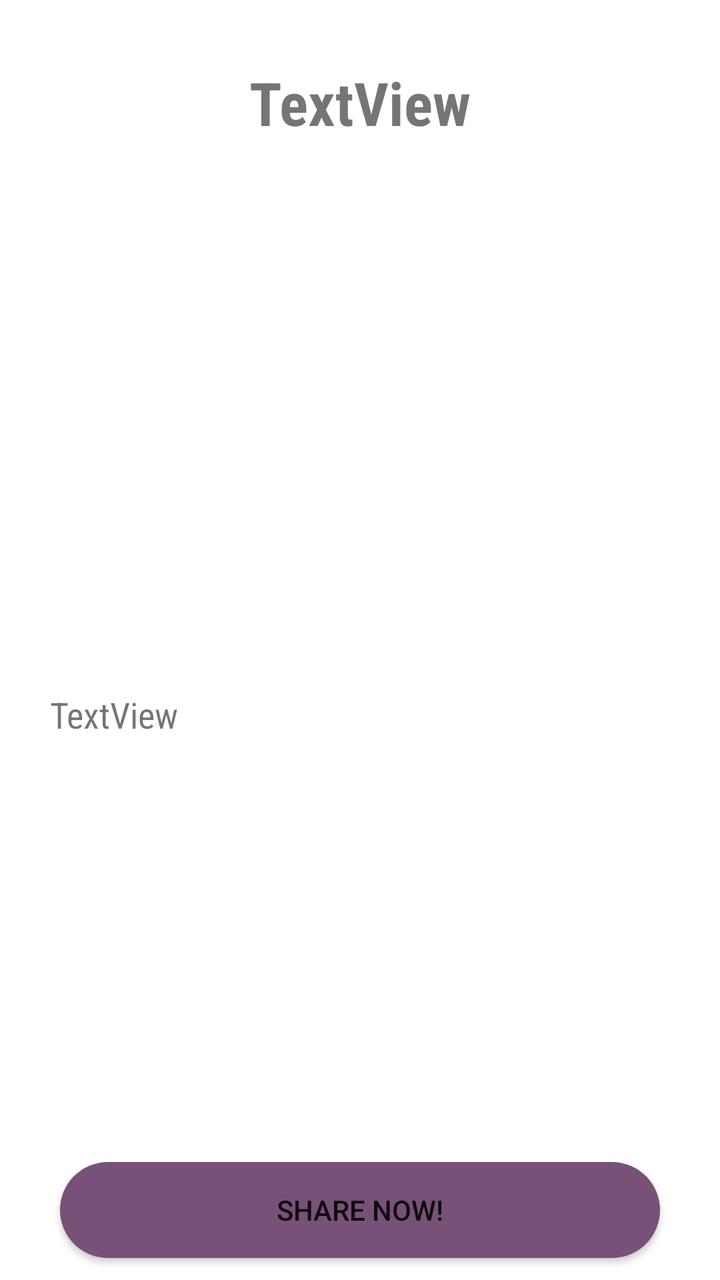
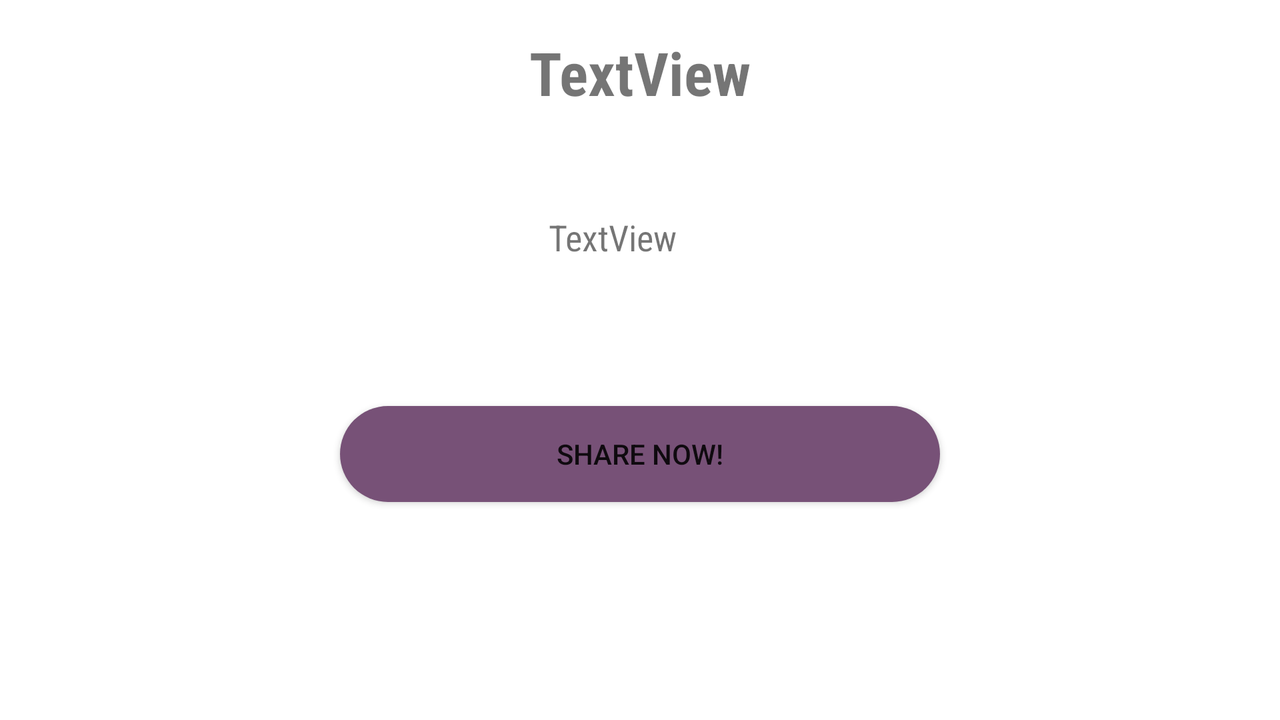

First picture: res/layout/ on a phone held upright. Second picture: the repository's own variant of that layout, on a device whose configuration matches the variant's folder. Source for both follows.
<!-- AndroidManifest.xml: application theme AppTheme -->
<!-- res/layout/activity_detail_penyanyi.xml -->
<?xml version="1.0" encoding="utf-8"?>
<androidx.constraintlayout.widget.ConstraintLayout xmlns:android="http://schemas.android.com/apk/res/android"
    xmlns:app="http://schemas.android.com/apk/res-auto"
    xmlns:tools="http://schemas.android.com/tools"
    android:layout_width="match_parent"
    android:layout_height="match_parent"
    tools:context=".DetailPenyanyi">

    <TextView
        android:id="@+id/title"
        android:layout_width="0dp"
        android:layout_height="wrap_content"
        android:layout_marginStart="10dp"
        android:layout_marginTop="16dp"
        android:layout_marginEnd="10dp"
        android:layout_marginBottom="4dp"
        android:gravity="center"
        android:text="@string/textview"
        android:fontFamily="sans-serif-condensed"
        android:textSize="30sp"
        android:textStyle="bold"
        app:layout_constraintBottom_toTopOf="@+id/imageView"
        app:layout_constraintEnd_toEndOf="parent"
        app:layout_constraintHorizontal_bias="1.0"
        app:layout_constraintStart_toStartOf="parent"
        app:layout_constraintTop_toTopOf="parent" />


    <com.google.android.material.imageview.ShapeableImageView
        android:id="@+id/imageView"
        android:layout_width="200dp"
        android:layout_height="200dp"
        android:layout_marginStart="24dp"
        android:layout_marginTop="90dp"
        android:layout_marginEnd="24dp"
        android:scaleType="fitXY"
        app:layout_constraintEnd_toEndOf="parent"
        app:layout_constraintHorizontal_bias="0.496"
        app:layout_constraintStart_toStartOf="parent"
        app:layout_constraintTop_toTopOf="parent"
        app:shapeAppearanceOverlay="@style/roundedImageView"
        tools:srcCompat="@tools:sample/avatars" />

    <ScrollView
        android:id="@+id/scrollView2"
        android:layout_width="match_parent"
        android:layout_height="0dp"
        android:layout_marginStart="20dp"
        android:layout_marginTop="50dp"
        android:layout_marginEnd="20dp"
        android:layout_marginBottom="70dp"
        android:fillViewport="true"
        app:layout_constraintBottom_toBottomOf="parent"
        app:layout_constraintEnd_toEndOf="parent"
        app:layout_constraintStart_toStartOf="parent"
        app:layout_constraintTop_toBottomOf="@+id/imageView">

        <LinearLayout
            android:layout_width="match_parent"
            android:layout_height="wrap_content"
            android:orientation="vertical">

            <TextView
                android:id="@+id/description"
                android:layout_width="match_parent"
                android:layout_height="wrap_content"
                android:layout_marginStart="5dp"
                android:layout_marginTop="5dp"
                android:layout_marginEnd="5dp"
                android:layout_marginBottom="5dp"
                android:text="@string/textview"
                android:fontFamily="sans-serif-condensed"
                android:textSize="18sp"
                android:textStyle="normal"
                app:layout_constraintEnd_toEndOf="parent"
                app:layout_constraintHorizontal_bias="0.0"
                app:layout_constraintStart_toStartOf="parent"
                app:layout_constraintTop_toBottomOf="@+id/imageView" />
        </LinearLayout>

    </ScrollView>

    <Button
        android:id="@+id/action_share"
        android:layout_width="300dp"
        android:layout_height="wrap_content"
        android:layout_marginTop="11dp"
        android:layout_marginBottom="11dp"
        android:background="@drawable/rounded_button"
        android:text="@string/share_now"
        app:layout_constraintBottom_toBottomOf="parent"
        app:layout_constraintEnd_toEndOf="parent"
        app:layout_constraintStart_toStartOf="parent"
        app:layout_constraintTop_toBottomOf="@+id/scrollView2" />


</androidx.constraintlayout.widget.ConstraintLayout>
<!-- resources referenced by this layout -->
<resources>
  <!-- drawable rounded_button (drawable) -->
  <shape xmlns:android="http://schemas.android.com/apk/res/android"
      android:shape="rectangle">
      <solid android:color="#775177" />
      <corners android:radius="70dp" />
  </shape>
  <string name="share_now">Share Now!</string>
  <string name="textview">TextView</string>
  <style name="roundedImageView">
          <item name="cornerFamily">rounded</item>
          <item name="cornerSize">50%</item>
      </style>
  <style name="AppTheme" parent="Theme.AppCompat.Light.NoActionBar">
          
          <item name="android:windowIsTranslucent">true</item>
          <item name="android:navigationBarColor">@android:color/transparent</item>
          <item name="android:statusBarColor">@android:color/transparent</item>
          <item name="android:windowBackground">@color/white</item>
      </style>
  <color name="white">#FFFFFFFF</color>
</resources>
<!-- res/layout-land/activity_detail_penyanyi.xml (the repository's variant of the layout above) -->
<!-- drawn on the phone turned sideways -->
<?xml version="1.0" encoding="utf-8"?>
<ScrollView
    xmlns:android="http://schemas.android.com/apk/res/android"
    xmlns:app="http://schemas.android.com/apk/res-auto"
    xmlns:tools="http://schemas.android.com/tools"
    android:layout_width="match_parent"
    android:layout_height="match_parent"
    tools:context=".DetailPenyanyi">

    <androidx.constraintlayout.widget.ConstraintLayout
        android:layout_width="match_parent"
        android:layout_height="wrap_content"
        tools:context=".DetailPenyanyi">

        <TextView
            android:id="@+id/title"
            android:layout_width="0dp"
            android:layout_height="wrap_content"
            android:layout_marginStart="10dp"
            android:layout_marginTop="16dp"
            android:layout_marginEnd="10dp"
            android:layout_marginBottom="4dp"
            android:fontFamily="sans-serif-condensed"
            android:gravity="center"
            android:text="@string/text"
            android:textSize="30sp"
            android:textStyle="bold"
            app:layout_constraintBottom_toTopOf="@+id/imageView"
            app:layout_constraintEnd_toEndOf="parent"
            app:layout_constraintHorizontal_bias="1.0"
            app:layout_constraintStart_toStartOf="parent"
            app:layout_constraintTop_toTopOf="parent" />


        <com.google.android.material.imageview.ShapeableImageView
            android:id="@+id/imageView"
            android:layout_width="200dp"
            android:layout_height="200dp"
            android:layout_marginStart="24dp"
            android:layout_marginTop="48dp"
            android:layout_marginEnd="24dp"
            android:scaleType="fitXY"
            app:layout_constraintEnd_toStartOf="@+id/description"
            app:layout_constraintHorizontal_bias="0.149"
            app:layout_constraintStart_toStartOf="parent"
            app:layout_constraintTop_toBottomOf="@+id/title"
            app:shapeAppearanceOverlay="@style/roundedImageView"
            tools:srcCompat="@tools:sample/avatars" />

        <TextView
            android:id="@+id/description"
            android:layout_width="350dp"
            android:layout_height="wrap_content"
            android:layout_marginStart="5dp"
            android:layout_marginTop="50dp"
            android:layout_marginEnd="5dp"
            android:fontFamily="sans-serif-condensed"
            android:text="@string/textview"
            android:textSize="18sp"
            android:textStyle="normal"
            app:layout_constraintEnd_toEndOf="parent"
            app:layout_constraintHorizontal_bias="0.96"
            app:layout_constraintStart_toEndOf="@+id/imageView"
            app:layout_constraintTop_toBottomOf="@+id/title" />

        <Button
            android:id="@+id/action_share"
            android:layout_width="300dp"
            android:layout_height="wrap_content"
            android:layout_marginTop="30dp"
            android:layout_marginBottom="11dp"
            android:background="@drawable/rounded_button"
            android:text="@string/share_now"
            app:layout_constraintBottom_toBottomOf="parent"
            app:layout_constraintEnd_toEndOf="parent"
            app:layout_constraintStart_toStartOf="parent"
            app:layout_constraintTop_toBottomOf="@+id/description" />


    </androidx.constraintlayout.widget.ConstraintLayout>

</ScrollView>
<!-- resources referenced by the variant -->
<!-- as the phone turned sideways resolves them -->
<resources>
  <!-- drawable rounded_button (drawable) -->
  <shape xmlns:android="http://schemas.android.com/apk/res/android"
      android:shape="rectangle">
      <solid android:color="#775177" />
      <corners android:radius="70dp" />
  </shape>
  <string name="share_now">Share Now!</string>
  <string name="text">TextView</string>
  <string name="textview">TextView</string>
  <style name="roundedImageView">
          <item name="cornerFamily">rounded</item>
          <item name="cornerSize">50%</item>
      </style>
  <style name="AppTheme" parent="Theme.AppCompat.Light.NoActionBar">
          
          <item name="android:windowIsTranslucent">true</item>
          <item name="android:navigationBarColor">@android:color/transparent</item>
          <item name="android:statusBarColor">@android:color/transparent</item>
          <item name="android:windowBackground">@color/white</item>
      </style>
  <color name="white">#FFFFFFFF</color>
</resources>
